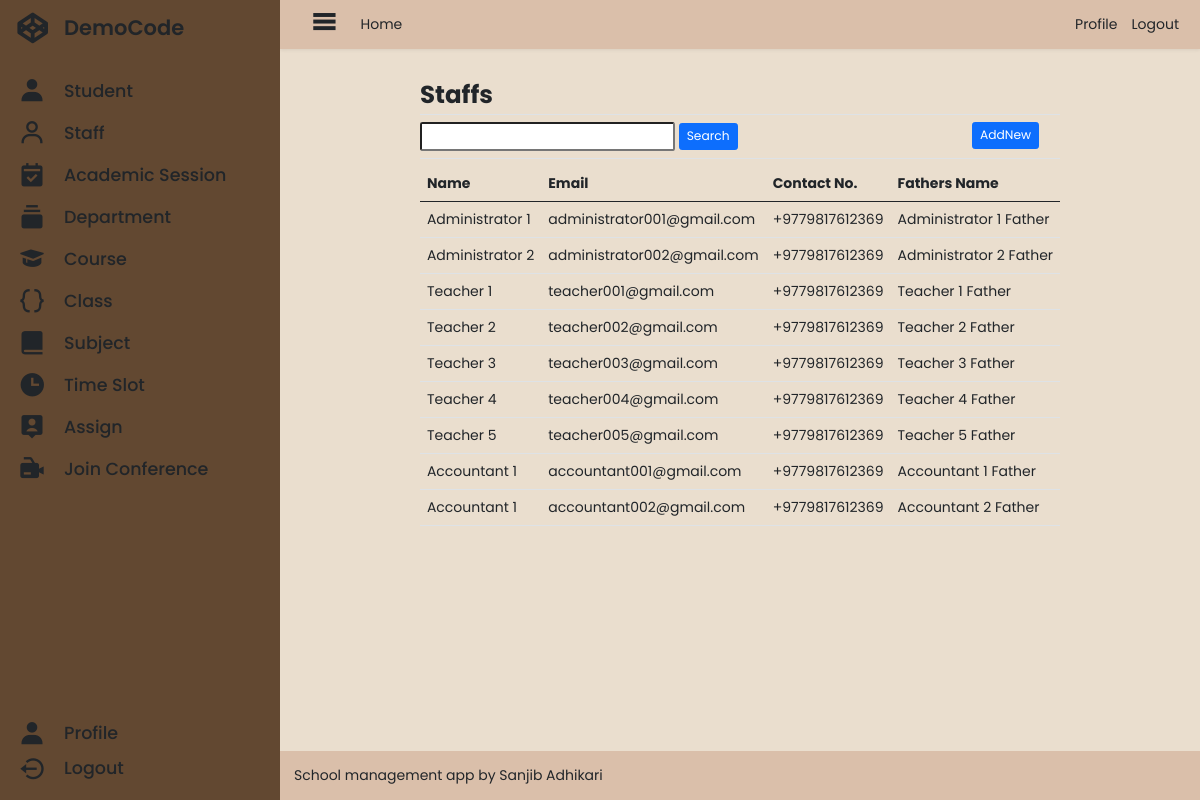
Screenshot of /administrator/staff_list/ (signed in) with the database file from the repository.
### administrator/models.py (models this page shows, shortened)
class Staff(models.Model):
    id = models.UUIDField(
        verbose_name=_("ID"),
        primary_key=True,
        default=uuid.uuid4,
        editable=False,
    )
    user = models.OneToOneField(
        User,
        on_delete=models.SET_NULL,
        null=True,
        blank=True,
    )
    gender = models.CharField(
        verbose_name=_("Gender"),
        max_length=7,
        choices=GENDER_CHOICE,
        default="Male",
    )
    dob = models.DateField(
        verbose_name=_("Date Of Birth"),
    )
    fathers_name = models.CharField(
        verbose_name=_("Father's Name"),
        max_length=127,
        blank=True,
        null=True,
    )
    permanent_address = models.ForeignKey(
        Address,
        on_delete=models.SET_NULL,
        blank=True,
        null=True,
        related_name="staff_permanent_address",
    )
    current_address = models.ForeignKey(
        Address,
        on_delete=models.SET_NULL,
        null=True,
        blank=True,
        related_name="staff_current_address",
    )
    document = models.FileField(
        verbose_name=_("Any Document"),
        upload_to=get_document,
        blank=True,
        null=True,
    )
    created = models.DateTimeField(
        verbose_name=_("Created"),
        auto_now_add=True,
    )

### base/models.py (models this page shows, shortened)
class User(AbstractBaseUser):
    id = models.UUIDField(
        verbose_name=_("ID"),
        primary_key=True,
        default=uuid.uuid4,
        editable=False,
    )
    email = models.EmailField(
        verbose_name=_("Email"),
        max_length=127,
        unique=True,
        error_messages={
            "null": _("Email field is required."),
            "unique": _("An account with that email already exists. Please login to continue."),
            "invalid": _("Enter a valid email address."),
        },
    )
    username = models.CharField(
        verbose_name=_("Username"),
        max_length=127,
        unique=True,
        error_messages={
            "null": _("Username field is required."),
            "unique": _("An account with that username already exists."),
            "invalid": _("Enter a valid username."),
        },
        help_text=_("Better to use your email address all characters before @."),
    )
    user_type = models.ForeignKey(
        UserType,
        on_delete=models.SET_NULL,
        related_name="user_type",
        null=True,
        blank=True,
    )
    name = models.CharField(
        verbose_name=_("Full Name"),
        max_length=255,
        null=True,
        blank=True,
    )
    contact_number = PhoneNumberField(
        verbose_name=_("Contact Number"),
        null=True,
        blank=True,
    )
    avatar = models.ImageField(
        verbose_name=_("Avatar"),
        blank=True,
        null=True,
        default=get_default_avatar,
        upload_to=get_user_avatar,
    )
    is_email_verified = models.BooleanField(
        verbose_name=_("Email Verification Status"),
        default=get_email_verified_value,
        help_text=_("Designates whether this user is verified or not."),
    )
    is_staff = models.BooleanField(
        verbose_name=_("Staff Status"),
        default=False,
        help_text=_("Designates whether the user can log into this admin site."),
    )
    is_active = models.BooleanField(
        verbose_name=_("Active"),
        default=True,
        help_text=_(
            "Designates whether this user should be treated as active."
            "Unselect this field instead of deleting accounts."
        ),
    )
    is_superuser = models.BooleanField(
        _("superuser status"),
        default=False,
        help_text=_("Designates that this user has all permissions without explicitly assigning them."),
    )
    user_permissions = models.ManyToManyField(
        Permission,
        verbose_name=_("user permissions"),
        blank=True,
        help_text=_("Specific permissions for this user."),
        related_name="user_set",
        related_query_name="user",
    )
    groups = models.ManyToManyField(
        Group,
        verbose_name=_("Groups"),
        blank=True,
        help_text=_(
            "The groups this user belongs to. A user will get all permissions granted to each of their groups."
        ),
        related_name="user_set",
        related_query_name="user",
    )
    last_login = models.DateTimeField(
        verbose_name=_("Last Login"),
        auto_now=True,
    )
    date_joined = models.DateTimeField(
        verbose_name=_("Date Joined"),
        auto_now_add=True,
        editable=False,
    )
    objects = UserManager()
    USERNAME_FIELD = "email"
    REQUIRED_FIELDS = []
    class Meta:
        verbose_name = _("User")
        verbose_name_plural = _("Users")
        ordering = ["-date_joined"]

### administrator/decorators.py (the view)
    def message_function(request, uuid=None, *args, **kwargs):
        if isinstance(request, WSGIRequest):
            if request.user.is_authenticated and not request.user.user_type.name == "administrator":
                messages.error(request, "You must login as administrator to access this page.")
            elif not request.user.is_authenticated:
                messages.error(request, "You must login to access this page.")
        return function(request, uuid, *args, **kwargs)

### administrator/views_staff.py (called while the page is built)
@administrator_message
@administrator_required
def list_staff_view(request, *args, **kwargs):
    context = {}
    if request.method == "GET":
        staffs = Staff.objects.all()
    if request.method == "POST":
        if "search" in request.POST:
            text = request.POST["search"]
            staffs = Staff.objects.filter(Q(user__email__icontains=text) | Q(user__name__icontains=text))
    context["staffs"] = staffs
    return render(request, "administrator/staff/staff_list.html", context)

### administrator/templates/administrator/staff/staff_list.html (shortened to what this page needs)
{% extends 'administrator/base.html' %}
{% load static %}
{% load crispy_forms_tags %}
{% block main %}
<div class="container">
    <div class="d-flex flex-column">
        <Legend class="m-0 fw-bold fs-3 border-bottom">Staffs</Legend>
        <div class="d-flex justify-content-between my-2 pb-2 border-bottom">
            <form method="post">
                <input type="text" name="search" class="form-control-sm">
                <button class="btn btn-sm btn-primary" type="submit">Search</button>
            </form>
            <div>
                <a href="{% url 'administrator:staff-add' %}" class="btn btn-sm btn-primary mx-4">AddNew</a>
            </div>
        </div>
        {% if staffs %}
        <table class="table table-hover table-responsive">
            <thead class="thead-dark">
                <tr>
                    <th scope="col">Name</th>
                    <th scope="col">Email</th>
                    <th scope="col">Contact No.</th>
                    <th scope="col">Fathers Name</th>
                </tr>
            </thead>
            <tbody>
                {% for object in staffs %}
                <tr>
                    <td><a href="{% url 'administrator:staff-detail' uuid=object.id %}">{{object.user.name}}</a></td>
                    <td><a href="{% url 'administrator:staff-detail' uuid=object.id %}">{{object.user.email}}</a></td>
                    <td><a
                            href="{% url 'administrator:staff-detail' uuid=object.id %}">{{object.user.contact_number}}</a>
                    </td>
                    <td><a href="{% url 'administrator:staff-detail' uuid=object.id %}">{{object.fathers_name}}</a>
                    </td>
                </tr>
                {% endfor %}
            </tbody>
        </table>
        {% else %}
        <div class="d-flex justify-content-center">No Records.</div>
        {% endif %}
    </div>
</div>
{% endblock main %}

### static/css/base.css (style rules this page uses)
*, *::before, *::after { box-sizing: border-box; }
* { margin: 0; padding: 0; font-size: 14px; font-family: 'Poppins', sans-serif; }
a, a:hover { text-decoration: none; color: inherit; }
body { margin: 0; padding: 0; width: 100vw; height: 100vh; display: flex; }
.container { padding: 1rem; display: flex; flex-direction: column; align-items: center; overflow: auto; max-width: calc(100% - 2rem); height: 100%; }
form { width: 100%; max-width: 600px; }
legend { font-weight: 600; }

### rows the page displays
Staff: user.name "Administrator 1", user.email "administrator001@gmail.com", user.contact_number "+9779817612369", fathers_name "Administrator 1 Father"
Staff: user.name "Administrator 2", user.email "administrator002@gmail.com", user.contact_number "+9779817612369", fathers_name "Administrator 2 Father"
Staff: user.name "Teacher 1", user.email "teacher001@gmail.com", user.contact_number "+9779817612369", fathers_name "Teacher 1 Father"
Staff: user.name "Teacher 2", user.email "teacher002@gmail.com", user.contact_number "+9779817612369", fathers_name "Teacher 2 Father"
Staff: user.name "Teacher 3", user.email "teacher003@gmail.com", user.contact_number "+9779817612369", fathers_name "Teacher 3 Father"
Staff: user.name "Teacher 4", user.email "teacher004@gmail.com", user.contact_number "+9779817612369", fathers_name "Teacher 4 Father"
Staff: user.name "Teacher 5", user.email "teacher005@gmail.com", user.contact_number "+9779817612369", fathers_name "Teacher 5 Father"
Staff: user.name "Accountant 1", user.email "accountant001@gmail.com", user.contact_number "+9779817612369", fathers_name "Accountant 1 Father"
Staff: user.name "Accountant 1", user.email "accountant002@gmail.com", user.contact_number "+9779817612369", fathers_name "Accountant 2 Father"
